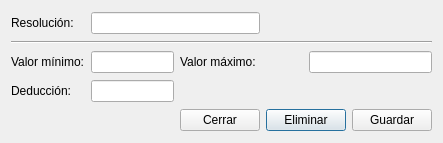
<?xml version="1.0" encoding="UTF-8"?>
<ui version="4.0">
 <class>frm_deduccion</class>
 <widget class="QDialog" name="frm_deduccion">
  <property name="geometry">
   <rect>
    <x>0</x>
    <y>0</y>
    <width>443</width>
    <height>143</height>
   </rect>
  </property>
  <property name="windowTitle">
   <string>Deducción</string>
  </property>
  <property name="windowIcon">
   <iconset>
    <normaloff>../../img/windows/main.svg</normaloff>../../img/windows/main.svg</iconset>
  </property>
  <layout class="QGridLayout" name="gridLayout">
   <item row="0" column="0">
    <widget class="QLabel" name="lbl_0">
     <property name="text">
      <string>Resolución:</string>
     </property>
    </widget>
   </item>
   <item row="0" column="1" colspan="2">
    <widget class="QLineEdit" name="lineEdit"/>
   </item>
   <item row="1" column="0" colspan="6">
    <widget class="Line" name="line">
     <property name="orientation">
      <enum>Qt::Horizontal</enum>
     </property>
    </widget>
   </item>
   <item row="2" column="0">
    <widget class="QLabel" name="lbl_1">
     <property name="text">
      <string>Valor mínimo:</string>
     </property>
    </widget>
   </item>
   <item row="2" column="1">
    <widget class="QLineEdit" name="txt_valmin"/>
   </item>
   <item row="2" column="2" colspan="2">
    <widget class="QLabel" name="lbl_2">
     <property name="text">
      <string>Valor máximo:</string>
     </property>
    </widget>
   </item>
   <item row="2" column="4" colspan="2">
    <widget class="QLineEdit" name="txt_valmax"/>
   </item>
   <item row="3" column="0">
    <widget class="QLabel" name="lbl_3">
     <property name="text">
      <string>Deducción:</string>
     </property>
    </widget>
   </item>
   <item row="3" column="1">
    <widget class="QLineEdit" name="txt_valmin_2"/>
   </item>
   <item row="4" column="3" colspan="2">
    <widget class="QPushButton" name="btn_eliminar">
     <property name="text">
      <string>Eliminar</string>
     </property>
    </widget>
   </item>
   <item row="4" column="5">
    <widget class="QPushButton" name="btn_guardar">
     <property name="text">
      <string>Guardar</string>
     </property>
    </widget>
   </item>
   <item row="4" column="2">
    <widget class="QPushButton" name="btn_cerrar">
     <property name="text">
      <string>Cerrar</string>
     </property>
    </widget>
   </item>
  </layout>
 </widget>
 <resources/>
 <connections/>
</ui>
